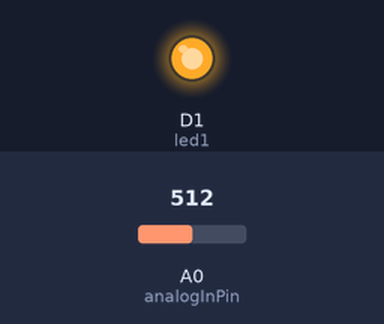
Recording of a sketch running on a simulated ESP8266 (NodeMCU). Shown: output pins drawn as LEDs (lit = HIGH). The inputs (shaded band) are chosen by the test bench; at power-on: A0 (analogInPin) = 512. What the sketch prints to the serial monitor is not drawn.

Above: at 0.3 s.
Timing chart, 0 to 1.8 s (numbered marks = the images above):
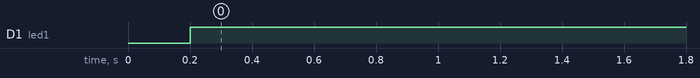

The sketch:

potensiometer.ino
```cpp
int analogInPin = A0;
int led1        = D1;
int sensorValue = 0;

void setup() {
  // put your setup code here, to run once:
  pinMode(led1,OUTPUT);
  Serial.begin(9600);
}

void loop() {
  sensorValue = analogRead(analogInPin);
  Serial.print("Nilai Potensiometer = ");
  Serial.println(sensorValue);

  delay(200);

  if(sensorValue >= 300){
    digitalWrite(led1, HIGH);
  }
  else{
    digitalWrite(led1, LOW);
  }

}
```

Measured:
- by itself, D1 (led1): LOW → HIGH at 0.20 s
